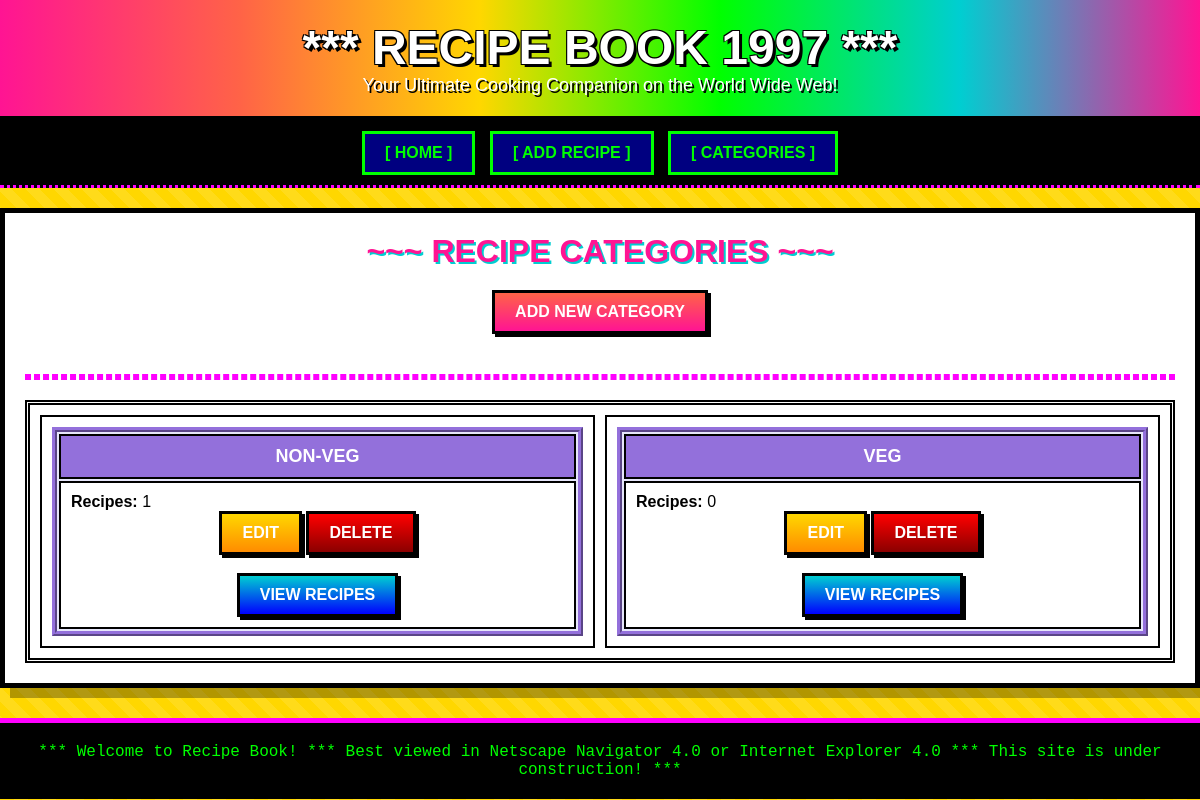
Page /categories/ on the committed database.
### recipes/models.py (models this page shows, shortened)
class Category(models.Model):
    name = models.CharField(max_length=100, unique=True)
    description = models.TextField(blank=True, null=True)
    created_at = models.DateTimeField(default=timezone.now)
    class Meta:
        verbose_name_plural = "Categories"
        ordering = ['name']

### recipes/views.py (the view)
# urls.py: path('categories/', views.category_list, name='category_list'),
def category_list(request):
    categories = Category.objects.all()
    return render(request, 'recipes/category_list.html', {'categories': categories})

### templates/recipes/category_list.html (shortened to what this page needs)
{% extends 'base.html' %}
{% block content %}
<center>
    <h1>~~~ RECIPE CATEGORIES ~~~</h1>
    <a href="{% url 'category_create' %}" class="btn" style="margin: 20px 0;">ADD NEW CATEGORY</a>
</center>
<hr>
{% if categories %}
<table width="100%" cellpadding="10" cellspacing="10">
    <tr>
        {% for category in categories %}
        <td width="33%" valign="top">
            <table width="100%" cellpadding="15" style="background: #E6E6FA; border: 5px ridge #9370DB;">
                <tr>
                    <td bgcolor="#9370DB" style="color: #FFF; font-weight: bold; text-align: center; font-size: 18px;">
                        {{ category.name|upper }}
                    </td>
                </tr>
                <tr>
                    <td bgcolor="#FFF">
                        <p><b>Recipes:</b> {{ category.recipes.count }}</p>
                        <center>
                            <a href="{% url 'category_update' category.pk %}" class="btn btn-warning">EDIT</a>
                            <a href="{% url 'category_delete' category.pk %}" class="btn btn-danger">DELETE</a>
                            <br><br>
                            <a href="{% url 'home' %}?category={{ category.id }}" class="btn btn-info">VIEW RECIPES</a>
                        </center>
                    </td>
                </tr>
            </table>
        </td>
        {% endfor %}
    </tr>
</table>
{% endif %}
{% endblock %}

### templates/base.html (style rules this page uses)
* { margin: 0; padding: 0; box-sizing: border-box; }
body { background: #ffd700; font-family: "Comic Sans MS", "Arial", sans-serif; color: #000; min-height: 100vh; background-image: repeating-linear-gradient( 45deg, transparent, transparent 10px, rgba(255, 255, 255, 0.1) 10px, rgba(255, 255, 255, 0.1) 20px ); }
h1, h2, h3 { color: #ff1493; text-shadow: 2px 2px 0 #00ced1; }
.btn { background: linear-gradient(to bottom, #ff6347, #ff1493); color: #ffffff; border: 3px solid #000; padding: 10px 20px; font-weight: bold; font-size: 16px; cursor: pointer; text-decoration: none; display: inline-block; box-shadow: 3px 3px 0 #000; }
.btn-warning { background: linear-gradient(to bottom, #ffd700, #ff8c00); }
.btn-danger { background: linear-gradient(to bottom, #ff0000, #8b0000); }
.btn-info { background: linear-gradient(to bottom, #00ced1, #0000ff); }
hr { border: 3px dashed #ff00ff; margin: 20px 0; }
table { border: 5px double #000; width: 100%; background: #fff; }
td, th { border: 2px solid #000; padding: 10px; }

### rows in the picture
Category: name "NON-VEG", recipes.count "1"
Category: name "VEG", recipes.count "0"
